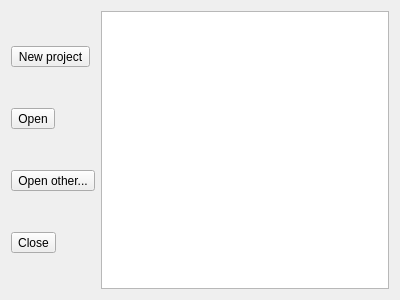
<?xml version="1.0" encoding="UTF-8"?>
<ui version="4.0">
 <class>StartWindow</class>
 <widget class="QDialog" name="StartWindow">
  <property name="geometry">
   <rect>
    <x>0</x>
    <y>0</y>
    <width>400</width>
    <height>300</height>
   </rect>
  </property>
  <property name="windowTitle">
   <string>Start</string>
  </property>
  <property name="windowIcon">
   <iconset>
    <normaloff>pics/plume-creator.png</normaloff>pics/plume-creator.png</iconset>
  </property>
  <property name="modal">
   <bool>true</bool>
  </property>
  <layout class="QHBoxLayout" name="horizontalLayout">
   <item>
    <layout class="QVBoxLayout" name="verticalLayout">
     <item>
      <widget class="QToolButton" name="newProjectButton">
       <property name="text">
        <string>New project</string>
       </property>
      </widget>
     </item>
     <item>
      <widget class="QToolButton" name="openButton">
       <property name="text">
        <string>Open</string>
       </property>
      </widget>
     </item>
     <item>
      <widget class="QToolButton" name="openOtherButton">
       <property name="text">
        <string>Open other...</string>
       </property>
      </widget>
     </item>
     <item>
      <widget class="QToolButton" name="closeButton">
       <property name="text">
        <string>Close</string>
       </property>
      </widget>
     </item>
    </layout>
   </item>
   <item>
    <widget class="QListWidget" name="listWidget"/>
   </item>
  </layout>
 </widget>
 <resources/>
 <connections/>
</ui>
